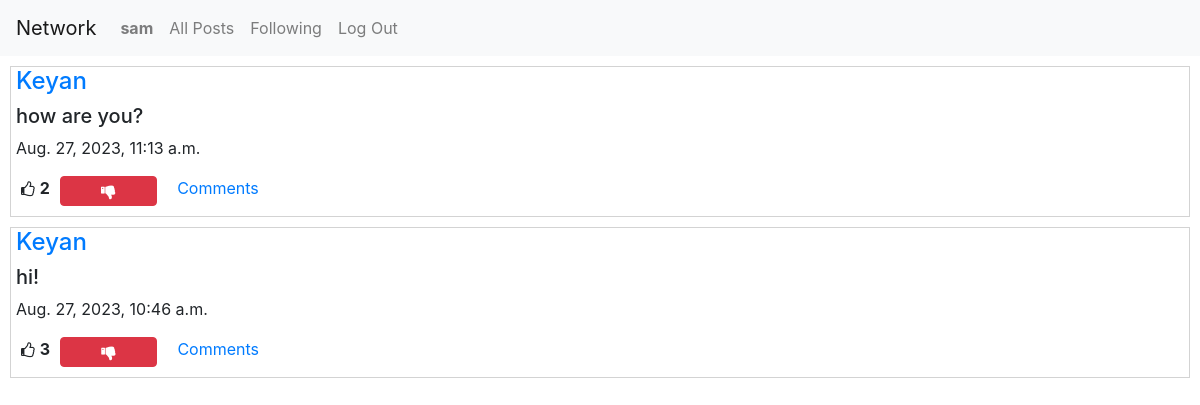
Screenshot of /following (signed in) with the database file from the repository.
### network/models.py (models this page shows, shortened)
class User(AbstractUser):
    pass

class Post(models.Model):
    creater = models.ForeignKey(User, related_name='my_name', on_delete=models.CASCADE)
    content = models.CharField(max_length=255)
    liked = models.ManyToManyField(User, related_name='liked_users_or_post' ,blank=True, null=True)
    time = models.DateTimeField(auto_now_add=True)

### network/views.py (the view)
# urls.py: path("following", views.following, name="following"),
def following(request):
    follng = Follow.objects.filter(me = request.user)
    all_posts = Post.objects.all().order_by('time').reverse()
    f_list = []
    for post in all_posts:
        for per in follng:
            if post.creater == per.following:
                f_list.append(post)
    p = Paginator(f_list, 10)
    page_no = request.GET.get('page')
    posts = p.get_page(page_no)
    user = request.user
    liked_posts = []
    posts_id = []
    for post in all_posts:
        if user in post.liked.all():
            liked_posts.append(post)
            posts_id.append(post.id)
    return render(request, "network/following.html", {
            "posts": posts,
            "liked" : liked_posts,
            "p_id" : posts_id
        })

### network/templates/network/following.html (shortened to what this page needs)
{% extends "network/layout.html" %}
{% block body %}
{% for post in posts %}
<div class="posts">
<a href='{% url 'profile' post.creater.id %}'><h4>{{post.creater}}</h4></a>
<h5>{{post.content}}</h5>
<p>{{post.time}}</p>
<div class = 'd-flex justify-content-flex-start'>
<i style="font-size:16px" class="fa">&#xf087;</i><b><p id='count_{{post.id}}'>{{post.liked.count}}</p></b></li>
{% if user.is_authenticated %}
{% if post in liked %}
  <button class="btn btn-danger fa fa-thumbs-down col-1" id='btn_{{ post.id}}' onclick="likeHandler({{post.id}},{{p_id}})"></button>
{% else %}
  <button class="btn btn-success fa fa-thumbs-up col-1" id='btn_{{ post.id}}' onclick="likeHandler({{post.id}},{{p_id}})"></button>
{% endif %}
{% endif %}
<a style='margin-left:10px' href='{% url 'readcomms' post.id %}' id='comm_a{{post.id}}'>Comments</a>
</div>
</div>
{% endfor %}
{% endblock %}

### network/templates/network/layout.html (shortened to what this page needs)
{% load static %}
<!DOCTYPE html>
<html lang="en">
    <head>
        <link rel="stylesheet" href="https://stackpath.bootstrapcdn.com/bootstrap/4.4.1/css/bootstrap.min.css">
        <link href="{% static 'network/styles.css' %}" rel="stylesheet">
        <link rel="stylesheet" href="https://cdnjs.cloudflare.com/ajax/libs/font-awesome/4.7.0/css/font-awesome.min.css">
    </head>
    <body>
        <nav class="navbar navbar-expand-lg navbar-light bg-light">
            <a class="navbar-brand" href="#">Network</a>
            <div>
              <ul class="navbar-nav mr-auto">
                {% if user.is_authenticated %}
                    <li class="nav-item">
                        <a class="nav-link" href="{% url 'profile' user.id %}"><strong>{{ user.username }}</strong></a>
                    </li>
                {% endif %}
                <li class="nav-item">
                  <a class="nav-link" href="{% url 'index' %}">All Posts</a>
                </li>
                {% if user.is_authenticated %}
                    <li class="nav-item">
                        <a class="nav-link" href="{% url 'following' %}">Following</a>
                    </li>
                    <li class="nav-item">
                        <a class="nav-link" href="{% url 'logout' %}">Log Out</a>
                    </li>
                {% endif %}
              </ul>
            </div>
          </nav>
        <div class="body">
            {% block body %}
            {% endblock %}
        </div>
    </body>
</html>

### network/static/network/styles.css (style rules this page uses)
.btn { margin: 0 10px 10px; }
.posts { display : flex; flex-direction: column; padding : 0px 5px; border : 1px solid lightgray; margin : 10px; }
i { margin : 5px; }

### rows the page displays
User: username "sam"
Post: creater "Keyan", content "how are you?", time "Aug. 27, 2023, 11:13 a.m.", liked.count "2"
Post: creater "Keyan", content "hi!", time "Aug. 27, 2023, 10:46 a.m.", liked.count "3"
